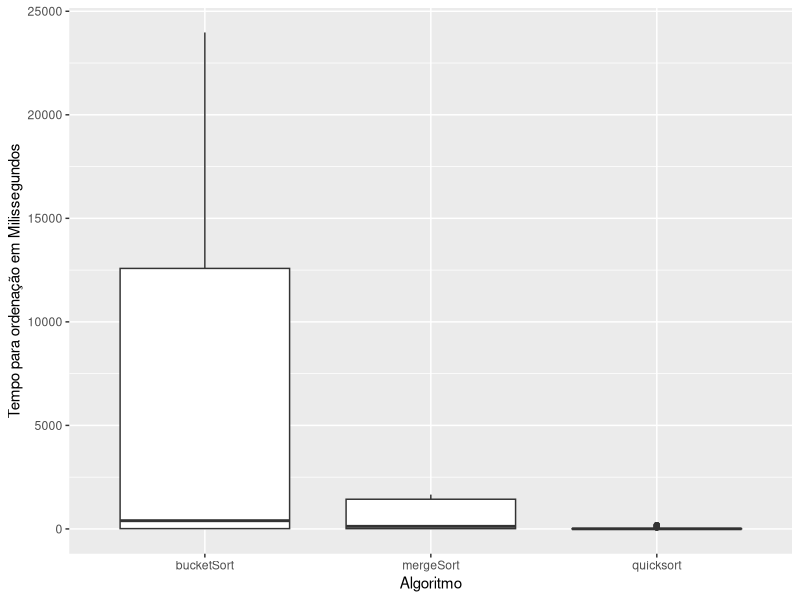
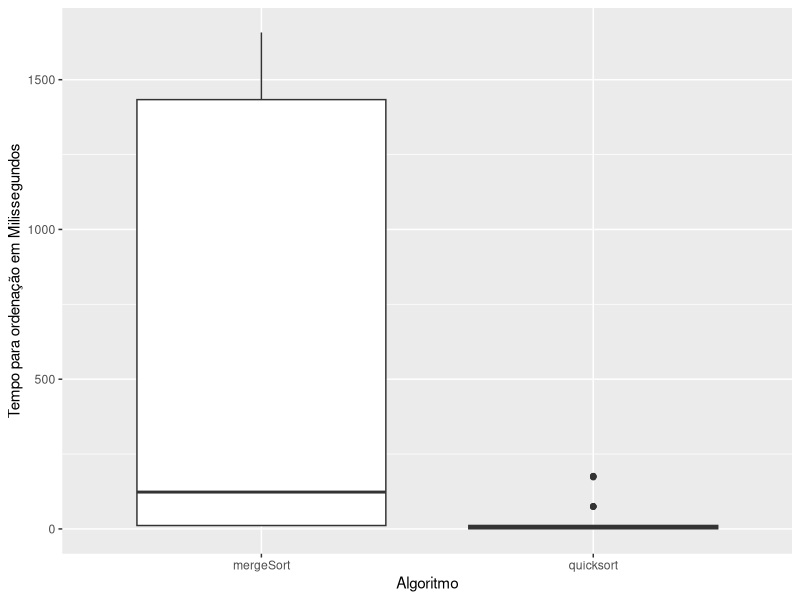
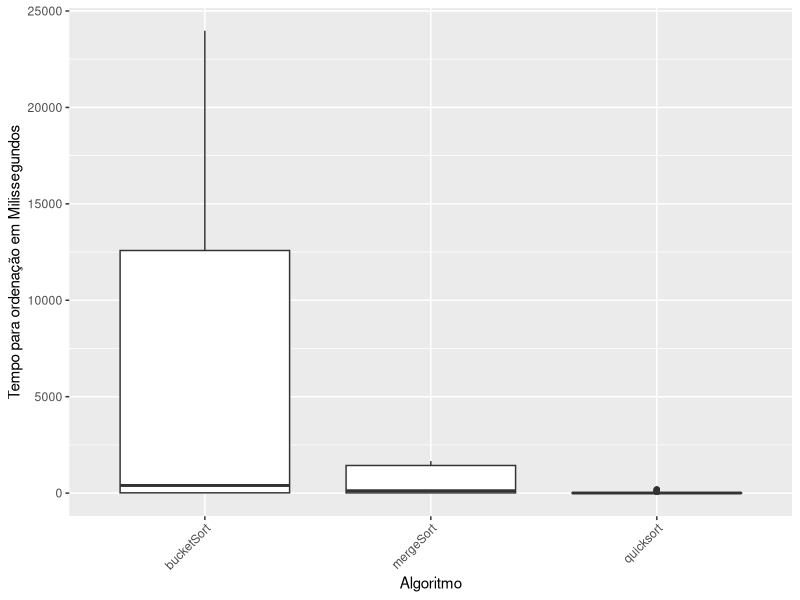
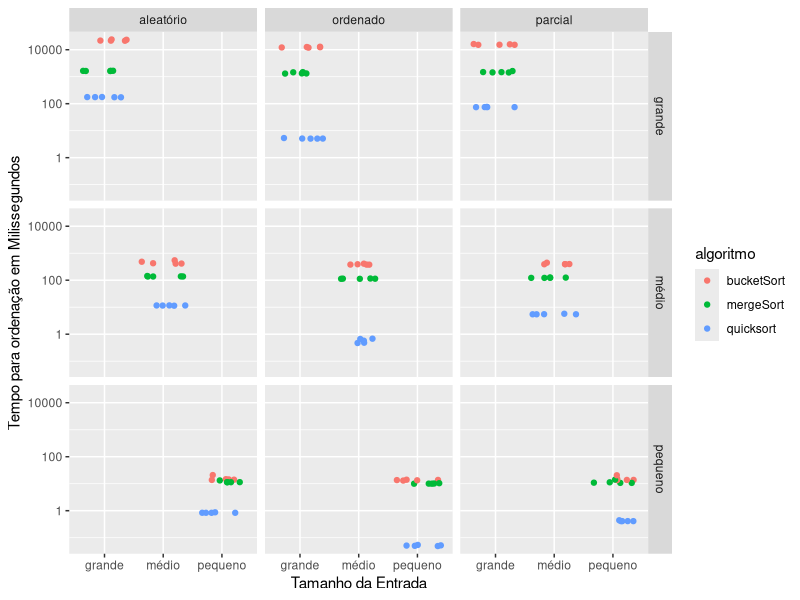

Recreate these plots in R, in order. (Note: this script raises an error after producing the figures.)
## ---- chunk 1
library('ggplot2', warn.conflicts = FALSE)
library(tidyverse, warn.conflicts = FALSE)
library(GGally)
library(pscl)
library(broom)
library(modelr)
library(car)
data = read.csv("output.csv", sep=";")
data = mutate(data, timeTaken = timeTaken/1000 )
data_1 <- data %>% filter(order == "o") %>% mutate(order = "ordenado")
data_2 <- data %>% filter(order == "p") %>% mutate(order = "parcial")
data_3 <- data %>% filter(order == "r") %>% mutate(order = "aleatório")

data = rbind(data_1, data_2, data_3) 

data_4 <- data %>% filter(size == "large") %>% mutate(size = "grande")
data_5 <- data %>% filter(size == "medium") %>% mutate(size = "médio")
data_6 <- data %>% filter(size == "small") %>% mutate(size = "pequeno")

data = rbind(data_4, data_5, data_6) %>% mutate(algoritmo = alg)
data = subset(data, select= -alg)
summary(data)


ggplot(data, aes(algoritmo, timeTaken)) +
  geom_boxplot() +
  labs(x = "Algoritmo", y = "Tempo para ordenação em Milissegundos")
## ---- chunk 2
  filteredData = data %>% filter(algoritmo != 'bucketSort')
  ggplot(filteredData, aes(algoritmo, timeTaken)) +
    geom_boxplot() +
    labs(x = "Algoritmo", y = "Tempo para ordenação em Milissegundos")
## ---- chunk 3
ggplot(data, aes(algoritmo, timeTaken)) +
    geom_boxplot() +
    labs(x = "Algoritmo", y = "Tempo para ordenação em Milissegundos") +
    theme(axis.text.x = element_text(angle = 45, hjust = 1))
    
## ---- chunk 4

  data %>%
  ggplot(aes(x = size, y=timeTaken, color = algoritmo)) +
  labs(x = "Tamanho da Entrada", y = "Tempo para ordenação em Milissegundos") +
  geom_jitter() + 
  scale_y_log10() + 
  facet_grid(size ~ order)


## ---- chunk 5
regression_data = data %>% mutate(alg = as.factor(algoritmo), order = as.factor(order), size = as.factor(size))


model <-  lm(log(timeTaken) ~ alg + size + order + alg * order, data = regression_data)
glance(model)
tidy(model)
Anova(model)
qqPlot(model)
residualPlot(model)
outlierTest(model)
plot(model)



#Teste Shapiro-Wilks para normalidade dos residuos
shapiro.test(residuals(model))


augmented_data = regression_data %>% add_predictions(model) %>% add_residuals(model) %>% mutate(timeTaken = log(timeTaken))

ggplot(augmented_data, aes(y=resid, x = pred)) + geom_boxplot() + geom_jitter()
ggplot(augmented_data, aes(y=resid, x = timeTaken)) + geom_jitter()


#pra printar a equacao da regrassao rs
as.formula(
  paste0("y ~ ", round(coefficients(model)[1],2), " + ", 
    paste(sprintf("%.2f * %s", 
                  coefficients(model)[-1],  
                  names(coefficients(model)[-1])), 
          collapse=" + ")
  )
)
